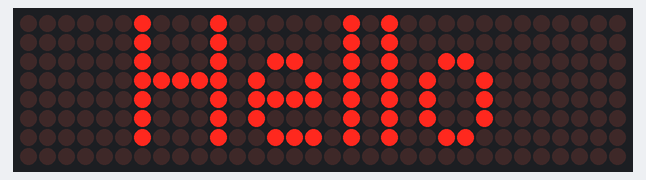
Recording of a sketch running on a simulated Arduino Uno, built with avr-gcc and run on an emulated ATmega328P. On the bench: 32×8 LED matrix.

Above: at 0.1 s.
At 0.6 s:
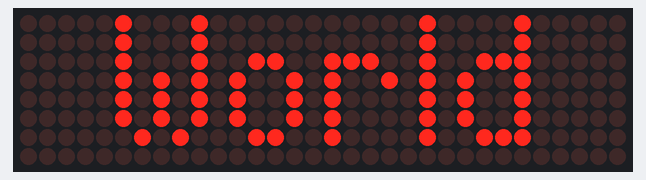

Measured:
- what the display in image 1 shows lasts 0.5 s, from 0.5 s to 1.0 s

The sketch:

Basic1.ino
```cpp
#include <MD_Parola.h>  // Library MD_Parola
#include <MD_MAX72xx.h> // Library MD_MAX72
#include <SPI.h>        // Library SPI

const uint16_t WAIT_TIME = 1000;

#define HARDWARE_TYPE MD_MAX72XX::FC16_HW
//#define HARDWARE_TYPE MD_MAX72XX::GENERIC_HW

#define MAX_DEVICES 4  // Instruksi untuk mengatur berapa banyak dotmatrix yang digunakan
#define CLK_PIN   13   // Deklarasi CLK pada pin 13 Arduino
#define DATA_PIN  11   // Deklarasi Data pada pin 11 Arduino
#define CS_PIN    10   // Deklarasi CS pada pin 10 Arduino

// Hardware SPI connection
MD_Parola Mx = MD_Parola(HARDWARE_TYPE, CS_PIN, MAX_DEVICES);
// Arbitrary output pins
// MD_Parola P = MD_Parola(HARDWARE_TYPE, DATA_PIN, CLK_PIN, CS_PIN, MAX_DEVICES);

void setup(void)
{
  Mx.begin();         // instruksi untuk memulai
  Mx.setIntensity(10); // instruksi untuk mengatur intensitas cahaya (0-15)
  Mx.setTextAlignment(PA_CENTER);
  Mx.displayClear();
}

void loop(void)
{
  Mx.print("Hello");  // instruksi untuk menampilkan karakter
  delay(500);
  Mx.displayClear();
  Mx.print("World");
  delay(500);
  Mx.displayClear();
}
```
